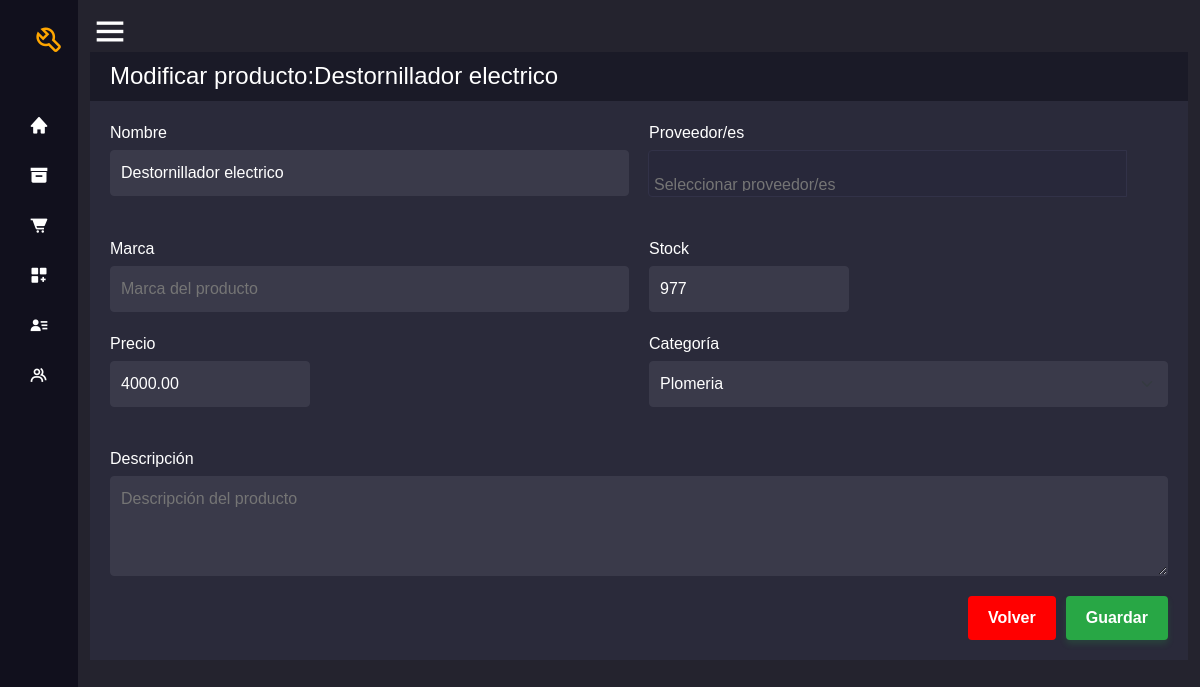
Page /modificar_producto/8 (signed in) on the earlier database version.
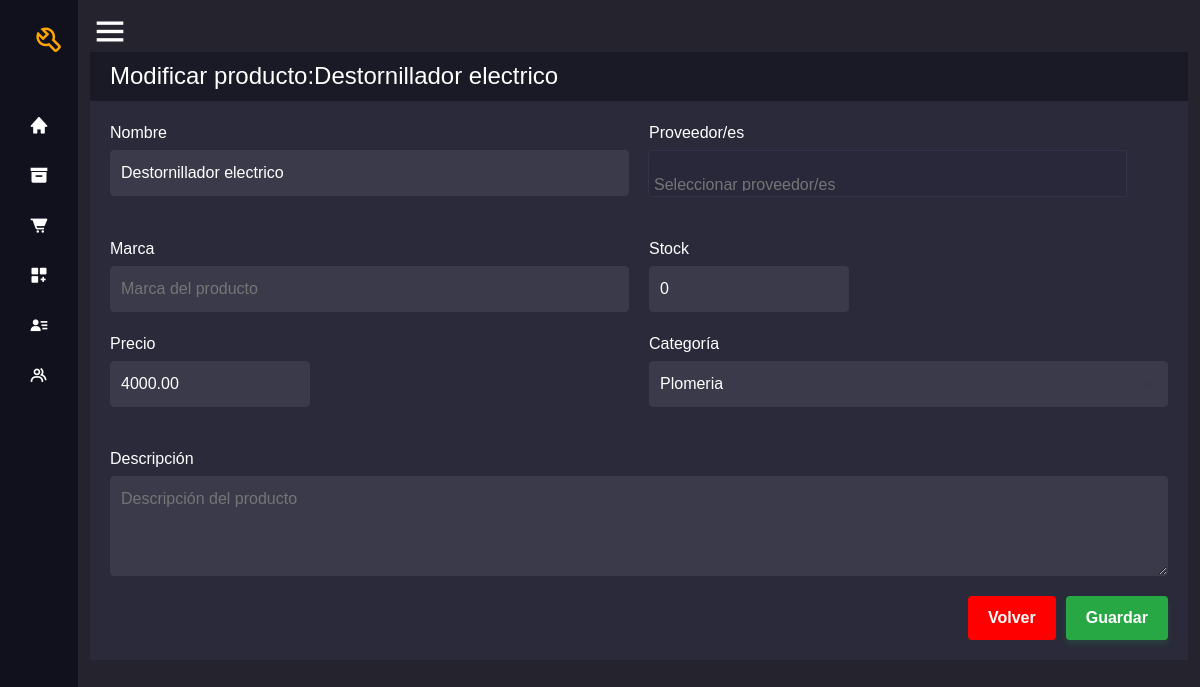
Same page on the later database version.
### entidad/models.py (models this page shows, shortened)
class Producto(models.Model):
    nombre= models.CharField(max_length=100, blank=False)
    marca= models.CharField(max_length=10, null=True ,blank=True)
    precio= models.DecimalField(max_digits=10, decimal_places=2)
    categoria= models.ForeignKey(Categoria, on_delete=models.PROTECT)
    descripcion= models.TextField(max_length=100, null=True, blank=True)
    cantidad=models.IntegerField(default=0)
    proveedores= models.ManyToManyField('ProveedorProducto' ,related_name='proveedores')
    activo= models.BooleanField(default=True)
    class Meta:
        verbose_name = ("Producto")
        verbose_name_plural = ("Productos")

### entidad/views.py (the view, shortened to what this page needs)
# urls.py: path('modificar_producto/<int:pk>', views.modificar_producto, name="modificar_producto"),
@login_required
def modificar_producto(request, pk):
    producto= Producto.objects.get(id=pk)
    if not request.user.has_perm('entidad.change_producto') or not producto.activo==True:
        return redirect('permiso_denegado')
    form = ProductoForm(request.POST or None, instance=producto)
    return render(request, "entidad/producto_form.html", {'form': form,
                                                        'dato': ':'+ producto.nombre,
                                                        'tipo': 'Modificar'})

### entidad/forms.py
class ProductoForm(forms.ModelForm):
    proveedores = forms.ModelMultipleChoiceField(
    queryset=ProveedorProducto.objects.filter(activo=True),
    widget=forms.CheckboxSelectMultiple(attrs={'class': 'form-check'}),
    required=False
    )
    class Meta:
        model = Producto
        fields = ('nombre','marca','precio','categoria','cantidad','descripcion','proveedores')
        widgets = {
            'nombre': forms.TextInput(attrs={'class': 'form-styling'}),
            'marca': forms.TextInput(attrs={'class': 'form-styling'}),
            'precio': forms.NumberInput(attrs={'class': 'form-styling'}),
            'categoria': forms.Select(attrs={'class': 'form-styling'}),
            'cantidad': forms.NumberInput(attrs={'class': 'form-styling'}),
            'descripcion': forms.Textarea(attrs={'class': 'form-styling', 'rows': 3, 'cols': 40}),
        }

### entidad/models.py (called while the page is built)
    def __str__(self):
        return f"{self.nombre}"

### templates/entidad/producto_form.html (shortened to what this page needs)
{% extends "base.html" %}
{% load widget_tweaks %}
{% load static%}
{% block content %}
<!DOCTYPE html>
<html lang="en">
<head>
    <link rel="stylesheet" href="{% static 'css/productos_form.css' %}">
</head>
<div class="product-form-container">
    <header class="form-header">
        <h1>{{ tipo }} producto{{ dato }}</h1>
    </header>
    <form class="new-product-form" method="post">
        <div class="form-grid">
            <div class="form-group">
                <label for="{{ form.nombre.id_for_label }}">Nombre</label>
                {% render_field form.nombre class="form-input custom-input" pattern="^[A-Za-zÁÉÍÓÚáéíóúÑñ0-9\s]+$" placeholder="Nombre del producto" %}
            </div>
            <div class="form-group">
                <label for="proveedores">Proveedor/es</label>
                <div class="input-group">
                </div>
            </div>
            <div class="form-group">
                <label for="{{ form.marca.id_for_label }}">Marca</label>
                {% render_field form.marca class="form-input custom-input" pattern="^[A-Za-zÁÉÍÓÚáéíóúÑñ0-9\s]+$" placeholder="Marca del producto" %}
            </div>
            <div class="form-group">
                <label for="{{ form.cantidad.id_for_label }}">Stock</label>
                {% render_field form.cantidad class="form-input custom-input  small-input" pattern="^[A-Za-zÁÉÍÓÚáéíóúÑñ0-9\s]+$" placeholder="0" %}
            </div>
            <div class="form-group">
                <label for="{{ form.precio.id_for_label }}">Precio</label>
                {% render_field form.precio class="form-input custom-input  small-input" pattern="^[A-Za-zÁÉÍÓÚáéíóúÑñ0-9\s]+$" placeholder="0.00" %}
            </div>
            <div class="form-group">
                <label for="{{ form.categoria.id_for_label }}">Categoría</label>
                <div class="input-group">
                    {% render_field form.categoria class="form-select custom-select" pattern="^[A-Za-zÁÉÍÓÚáéíóúÑñ0-9\s]+$" %}
                </div>
            </div>
            <div class="form-group full-width">
                <label for="{{ form.descripcion.id_for_label }}">Descripción</label>
                {% render_field form.descripcion class="form-input custom-input form-textarea" pattern="^[A-Za-zÁÉÍÓÚáéíóúÑñ0-9\s]+$"  placeholder="Descripción del producto" %}
            </div>
        </div>
        <div class="form-actions">
            <a href="{% url 'productos' %}" class="btn btn-cancel">Volver</a>
            <button type="submit" class="btn btn-save">Guardar</button>
        </div>
    </form>
</div>
{% endblock %}

Differences in the rows shown:
changed Producto "Destornillador electrico": cantidad "977" → "0"
